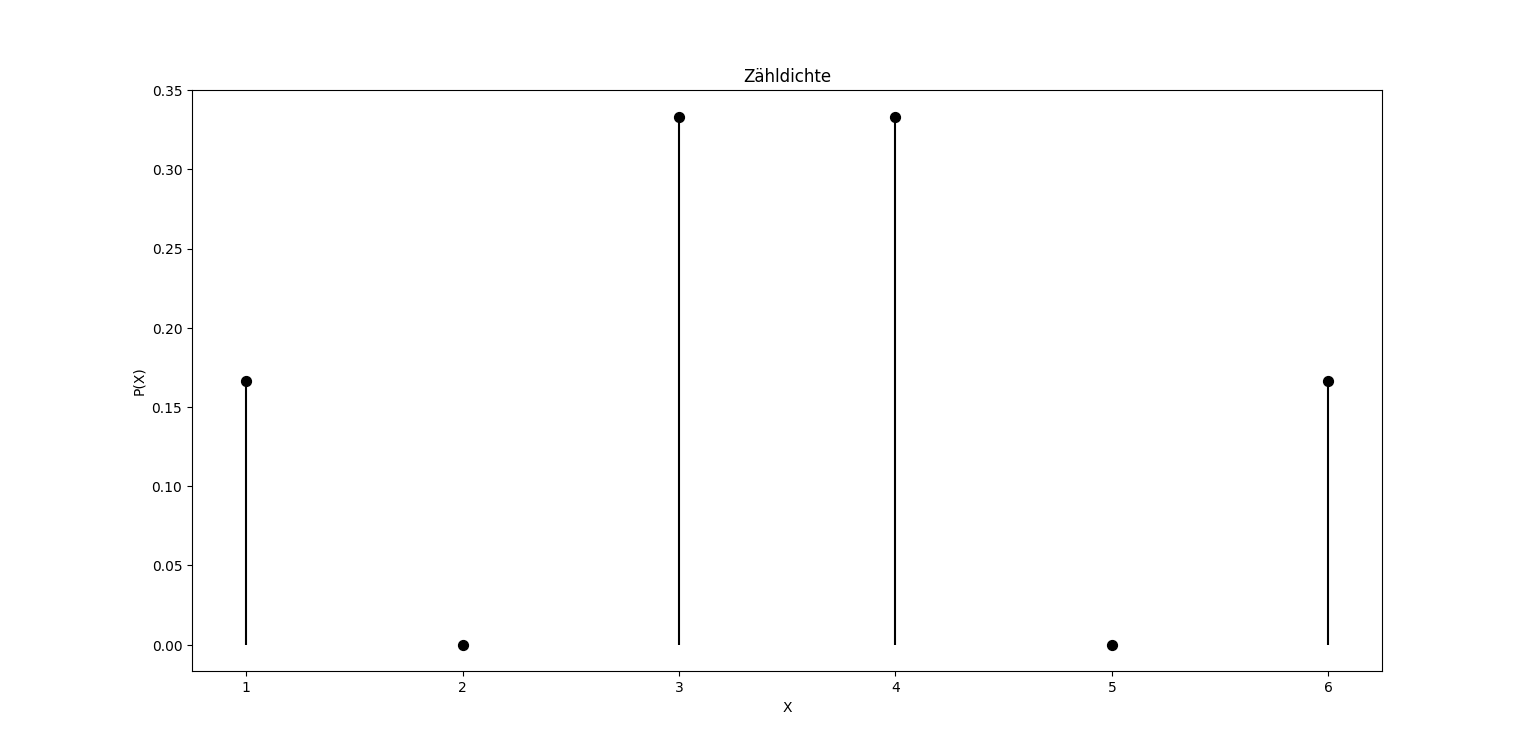

Write the Python code that produced this figure.
import matplotlib.pyplot as plt

data = {1: 1/6, 2: 0, 3: 1/3, 4: 1/3, 5: 0, 6: 1/6}

points = list(data.keys())
probs = list(data.values())


plt.vlines(points, 0, probs, colors="black", linestyles="solid")
plt.scatter(points, probs, marker="o", s=50, color="black")

plt.xlabel("X")
plt.ylabel("P(X)")
plt.title("Zähldichte")

plt.show()
